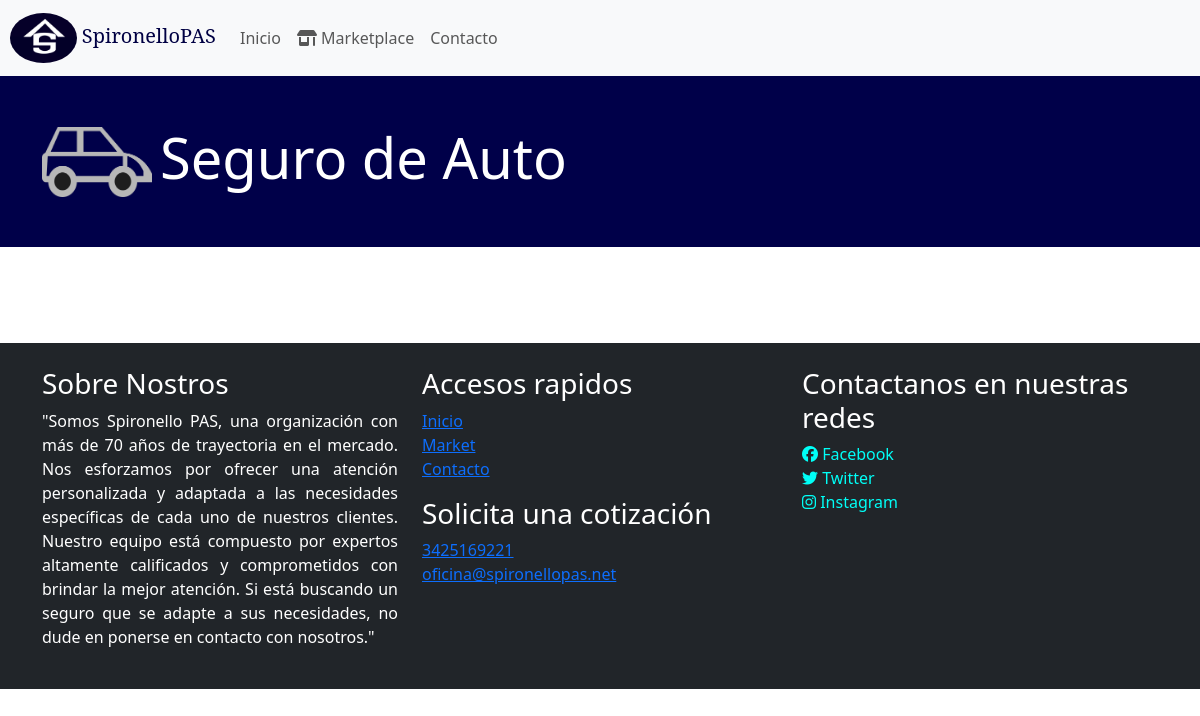
Screenshot of /marketplace/seguro-de-auto with the database file from the repository.
### spironellohome/models.py (models this page shows, shortened)
class MarketPlaceProducts(models.Model):
    title = models.CharField(max_length=100)
    image_field = models.ImageField()
    description = models.CharField(max_length=300)
    icon = models.ImageField(null=True, blank=True)
    product_explanation = RichTextField()
    slug = models.SlugField(max_length=255, blank=True, null=True)

class Footer(models.Model):
    about_text = models.CharField(max_length=10000)

### spironellohome/views.py (the view)
# urls.py: path("marketplace/<slug:slug>", views.product_detail, name= 'product_detail')
def product_detail(request, slug):
    detailed_product = MarketPlaceProducts.objects.filter(slug = slug)
    context = {
        'detailed_product':detailed_product
    }
    return render(request, 'spironellohome/producto.html', context)

### spironellohome/context_processors.py (called while the page is built)
def base_template(request):
    foot_data = Footer.objects.all()
    return {'footer': foot_data}

### spironellohome/templates/spironellohome/producto.html
{% extends "spironellohome/base.html" %}
{% load static %}
{% block content %}
{% for element_product in detailed_product %}
<header class="text-white py-5" style="background-color: rgb(0, 0, 73);">
    <div class="container d-flex align-items-center">
        {% if element_product.icon %}
        <img src="{{ element_product.icon.url }}" style="height: 70px; width: 110px; margin-right: 0.5rem;" alt="{{ element_product.title }}">
        {% endif %}
        <h1 class="display-4 mr-3">
            {{ element_product.title }}
        </h1>
    </div>
</header>
<section class="py-5">
</section>
{% endfor %}
{% endblock %}

### spironellohome/templates/spironellohome/base.html (shortened to what this page needs)
{% load static %}
<!DOCTYPE html>
<html lang="en">
<head>
  <link rel="stylesheet" href="{% static 'spironellohome/homestyles.css' %}">
  <link href="https://cdn.jsdelivr.net/npm/bootstrap@5.3.0-alpha1/dist/css/bootstrap.min.css" rel="stylesheet">
</head>
<body>
  <nav class="navbar navbar-expand-sm navbar-light bg-light">
    <a class="navbar-brand" href="{% url 'index' %}" id="spironellobrandname">
      <img src="{% static 'spironellohome/images/spironellopasdef.png' %}" alt="Logo" class="img-fluid rounded-circle" style="height: 50px; margin-left: 10px;">
      SpironelloPAS
    </a>
    <div class="collapse navbar-collapse" id="navbarNav">
      <ul class="navbar-nav">
        <li class="nav-item active">
          <a class="nav-link" href="{% url 'index' %}">Inicio</a>
        </li>
        <li class="nav-item dropdown">
          <a class="nav-link" href="{% url 'marketplace' %}"><i class="fa-solid fa-shop"></i> Marketplace</a>
        </li>
        <li class="nav-item">
          <a class="nav-link" href="#">Contacto</a>
        </li>
      </ul>
    </div>
  </nav>
  <main>{% block content %}{% endblock %}</main>
  <footer class="bg-dark text-white py-4">
    <div class="container">
      <div class="row">
        {% for foot_element in footer %}
          <div class="col-md-4">
            <h3>Sobre Nostros</h3>
            <p style="text-align: justify;">
              {{ foot_element.about_text }}
            </p>
          </div>
          <div class="col-md-4">
            <h3>
              Accesos rapidos
            </h3>
            <ul class="list-unstyled">
              <li><a href="#">Inicio</a></li>
              <li><a href="#">Market</a></li>
              <li><a href="#">Contacto</a></li>
            </ul>
            <h3>Solicita una cotización</h3>
            <a href="tel:3425169221">3425169221</a>
            <br>
            <a href="mailto:oficina@spironellopas.net">oficina@spironellopas.net</a>
          </div>
          <div class="col-md-4">
            <h3>Contactanos en nuestras redes</h3>
            <ul class="list-unstyled">
              <li><a class="link-t" href="#"><i class="fa-brands fa-facebook"></i> Facebook</a></li>
              <li><a class="link-t" href="#"><i class="fa-brands fa-twitter"></i> Twitter</a></li>
              <li><a class="link-t" href="#"><i class="fa-brands fa-instagram"></i> Instagram</a></li>
            </ul>
          </div>
        {% endfor %}
      </div>
    </div>
  </footer>

### spironellohome/static/spironellohome/homestyles.css (style rules this page uses)
#spironellobrandname { font-family: 'Noto Serif', serif; color: rgb(0, 0, 67); }
.link-t { text-decoration: none; list-style: none; color: rgb(0, 255, 247); }

### rows the page displays
MarketPlaceProducts: icon (picture), title "Seguro de Auto"
Footer: about_text "\"Somos Spironello PAS, una organización con más de 70 años de trayectoria en el mercado. Nos esforzamos por ofrecer una atención personalizada y adaptada a las necesidades específicas de cada uno de nuestros clientes. Nuestro equipo está compuesto por expertos altamente calificados y comprometidos con brindar la mejor atención. Si está buscando un seguro que se adapte a sus necesidades, no dude en ponerse en contacto con nosotros.\""
